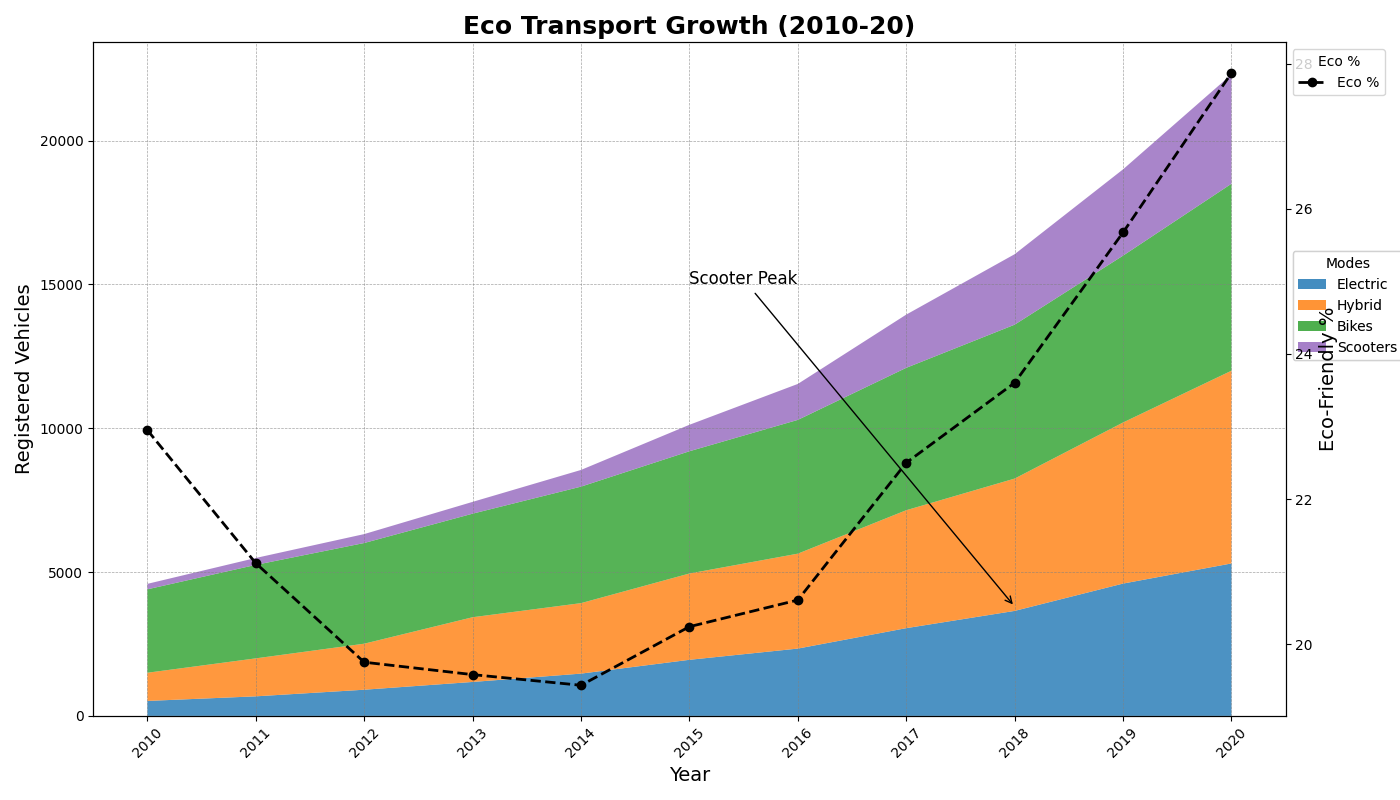

Generate this figure with Python:
import matplotlib.pyplot as plt
import numpy as np

years = np.arange(2010, 2021)
electric_cars = np.array([520, 680, 910, 1180, 1470, 1950, 2340, 3050, 3650, 4600, 5300])
hybrid_cars = np.array([980, 1320, 1600, 2250, 2450, 3000, 3300, 4100, 4600, 5600, 6700])
bicycles = np.array([2900, 3250, 3500, 3600, 4050, 4250, 4650, 4950, 5350, 5800, 6500])
scooters = np.array([190, 240, 310, 410, 580, 920, 1250, 1850, 2450, 3000, 3800])

total_vehicles = electric_cars + hybrid_cars + bicycles + scooters
total_vehicle_market = np.linspace(20000, 80000, len(years))
percentage_eco_friendly = (total_vehicles / total_vehicle_market) * 100

transport_data = np.vstack([electric_cars, hybrid_cars, bicycles, scooters])

fig, ax1 = plt.subplots(figsize=(14, 8))

ax1.stackplot(years, transport_data, labels=['Electric', 'Hybrid', 'Bikes', 'Scooters'], 
              colors=['#1f77b4', '#ff7f0e', '#2ca02c', '#9467bd'], alpha=0.8)

ax2 = ax1.twinx()
ax2.plot(years, percentage_eco_friendly, color='black', linewidth=2, linestyle='--', marker='o', label='Eco %')

ax1.set_xlabel('Year', fontsize=14)
ax1.set_ylabel('Registered Vehicles', fontsize=14)
ax2.set_ylabel('Eco-Friendly %', fontsize=14)

ax1.set_title("Eco Transport Growth (2010-20)", fontsize=18, fontweight='bold')

ax1.set_xticks(years)
ax1.set_xticklabels(years, rotation=45)

ax1.grid(True, linestyle='--', linewidth=0.5, color='grey', alpha=0.7)

stacked_legend = ax1.legend(loc='upper left', bbox_to_anchor=(1, 0.7), title='Modes')
line_legend = ax2.legend(loc='upper left', bbox_to_anchor=(1, 1), title='Eco %')

ax1.add_artist(stacked_legend)

ax1.annotate('Scooter Peak', xy=(2018, scooters[-1]), xytext=(2015, 15000),
             arrowprops=dict(facecolor='black', arrowstyle='->'), fontsize=12)

plt.tight_layout()
plt.show()
